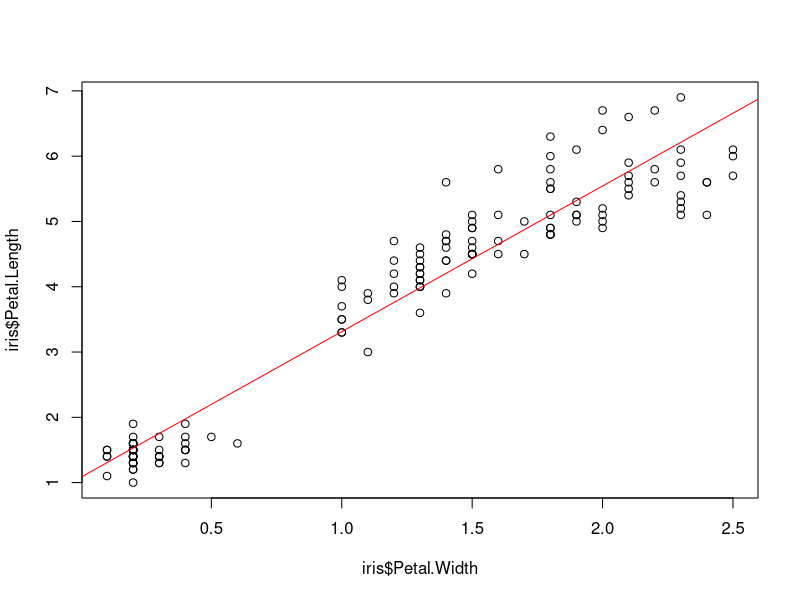

Write R code to recreate this figure.
data(iris)
model <- lm(Petal.Length ~ Petal.Width, data = iris)
summary(model)
plot(iris$Petal.Width, iris$Petal.Length)
abline(model, col="red")
new_data<-data.frame(Petal.Width=1.5)
pred<-predict(model,new_data)
cat("The predicted output of new petal length is ",pred)
